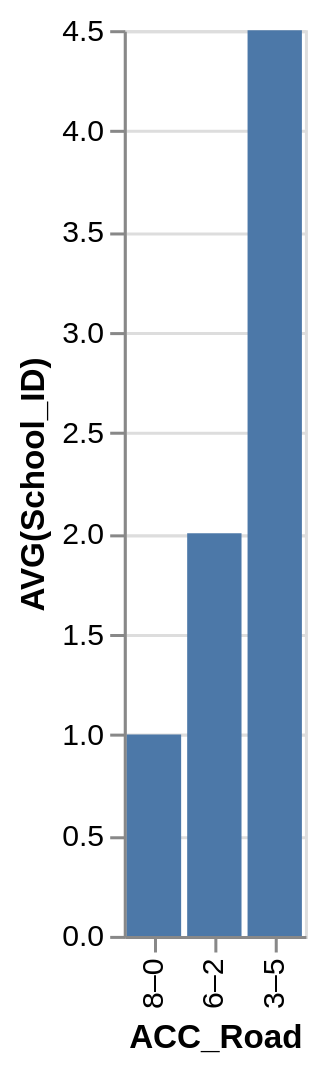

The Vega-Lite source for this figure:
### Vega-Lite specification from a JSON file in a GitHub repository (floating-point values rounded to 4 significant figures)
{"data": {"values": [{"x_data": "8–0", "y_data": 1}, {"x_data": "6–2", "y_data": 2}, {"x_data": "3–5", "y_data": 4.5}]}, "mark": "bar", "encoding": {"x": {"field": "x_data", "type": "nominal", "title": "ACC_Road", "sort": {"op": "sum", "field": "y_data", "order": "ascending"}}, "y": {"field": "y_data", "type": "quantitative", "title": "AVG(School_ID)"}}}
